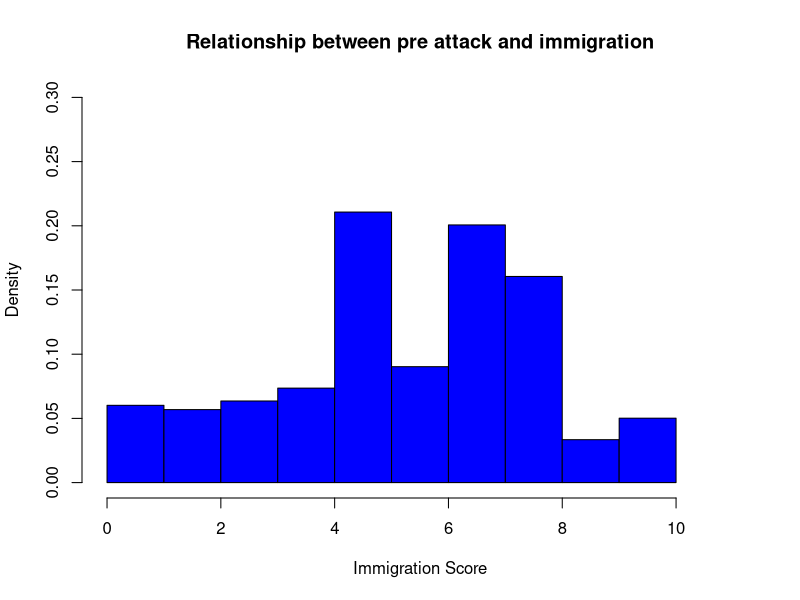
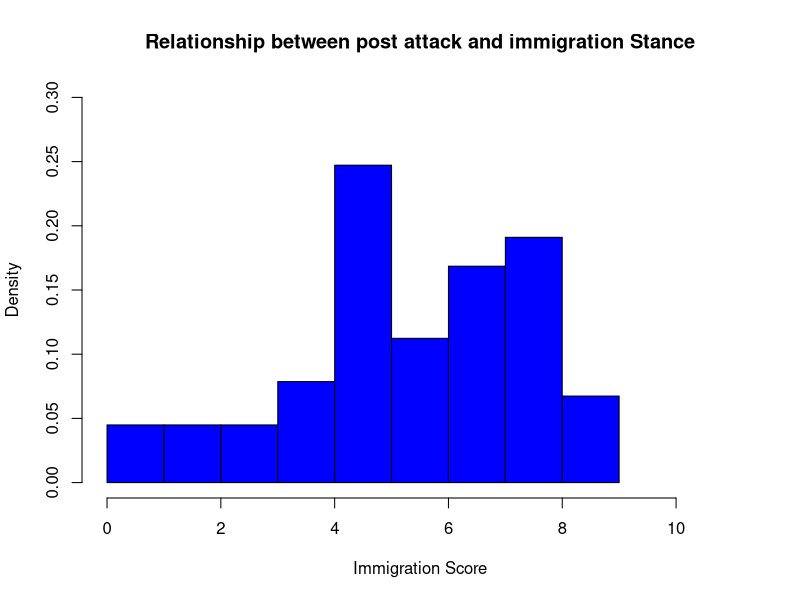
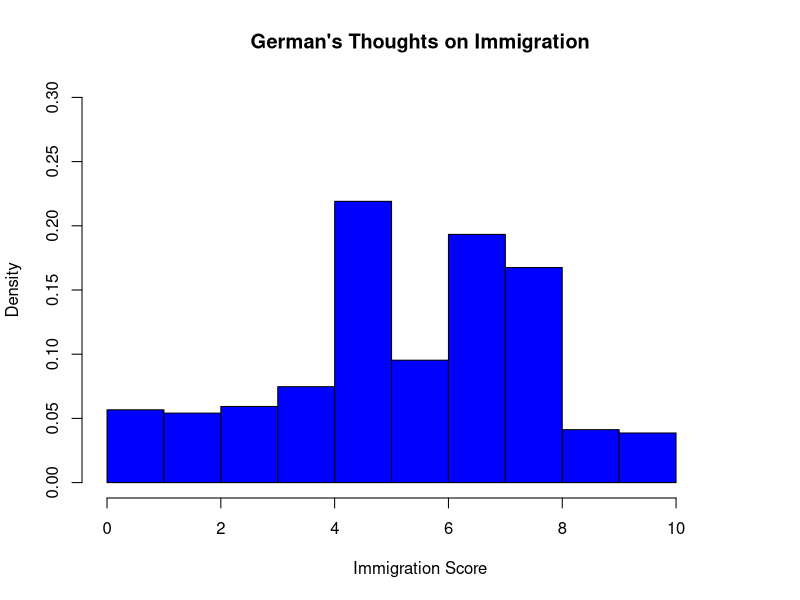

These figures' R source, in order:
ess = read.csv("terrorism-ess.csv", header = TRUE)
germany = ess[ess$cname == "Germany",]
germanyPreAtk = germany[germany$post_attack == 0,]
germanyPostAtk = germany[germany$post_attack == 1,]
g_im = germany$imm7
g1 = germanyPreAtk$imm7
g2 = germanyPostAtk$imm7
getmode <- function(v) {
  uniqv <- unique(v)
  uniqv[which.max(tabulate(match(v, uniqv)))]
}
median(g1)
range(g1)
mean(g1)
getmode(g1)
median(g2)
range(g2)
getmode(g2)
mean(g2)
quantile(g_im)
quantile(g1)
quantile(g2)
hist(g1, main = "Relationship between pre attack and immigration", xlab = "Immigration Score", xlim = c(0,11),ylim =c(0.00, 0.30) , col = "blue", freq = FALSE)
hist(g2, main = "Relationship between post attack and immigration Stance", xlab = "Immigration Score", xlim = c(0,11),ylim =c(0.00, 0.30) , col = "blue", freq = FALSE)
hist(g_im, main = "German's Thoughts on Immigration", xlab = "Immigration Score", xlim = c(0,11),ylim =c(0.00, 0.30) , col = "blue", freq = FALSE)
std.e <- function(x) sd(x)/sqrt(length(x))
std.e(g1)
std.e(g2)
